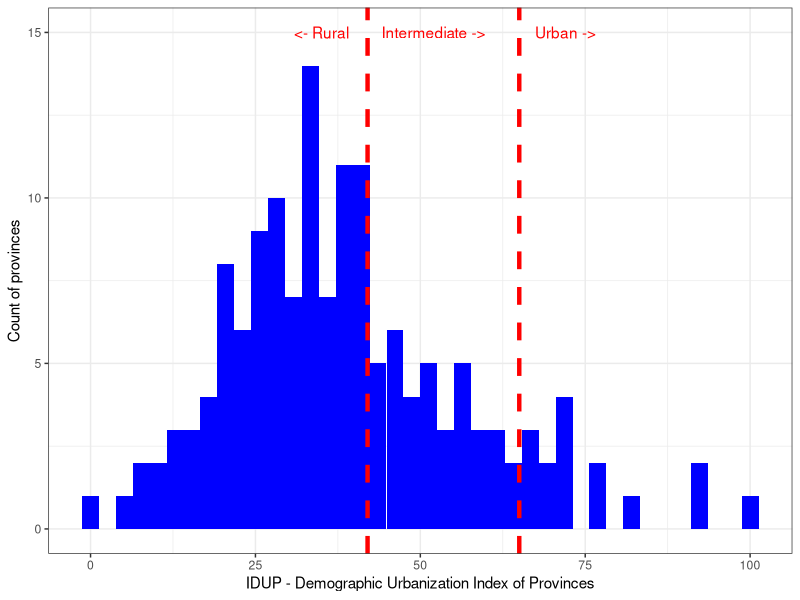
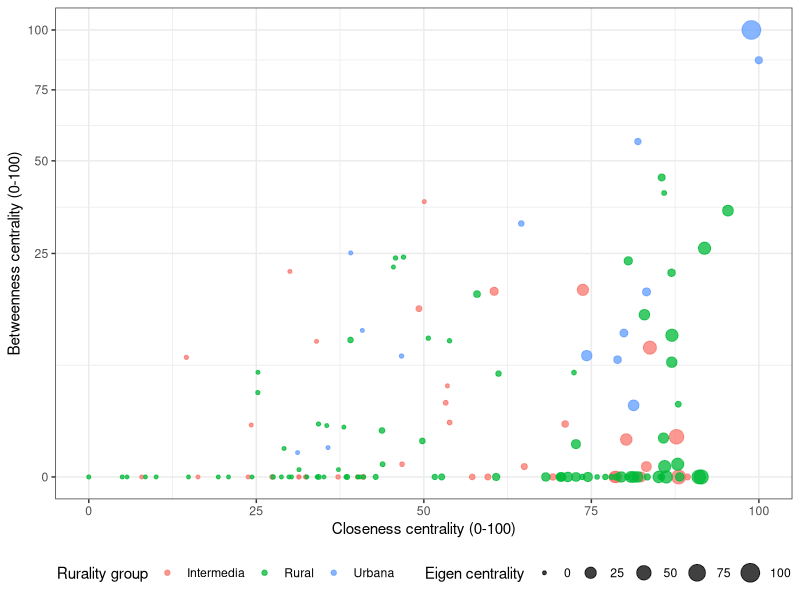
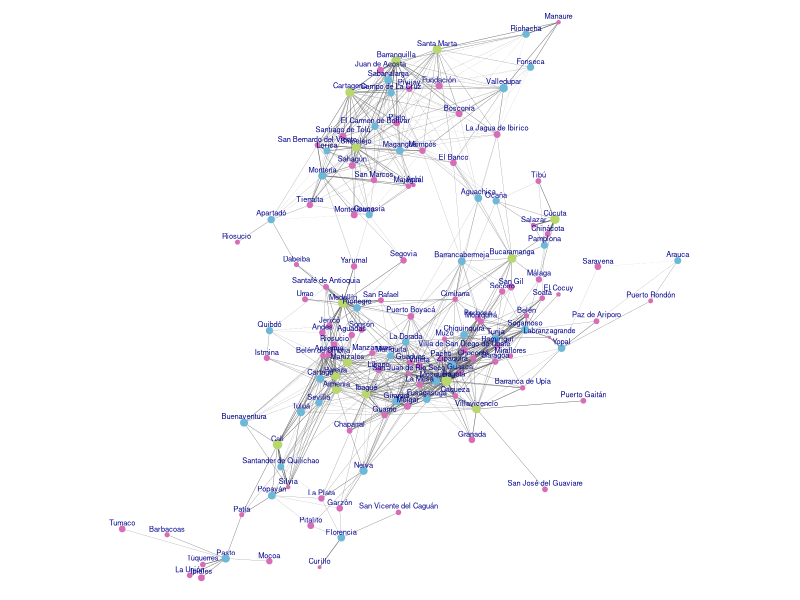
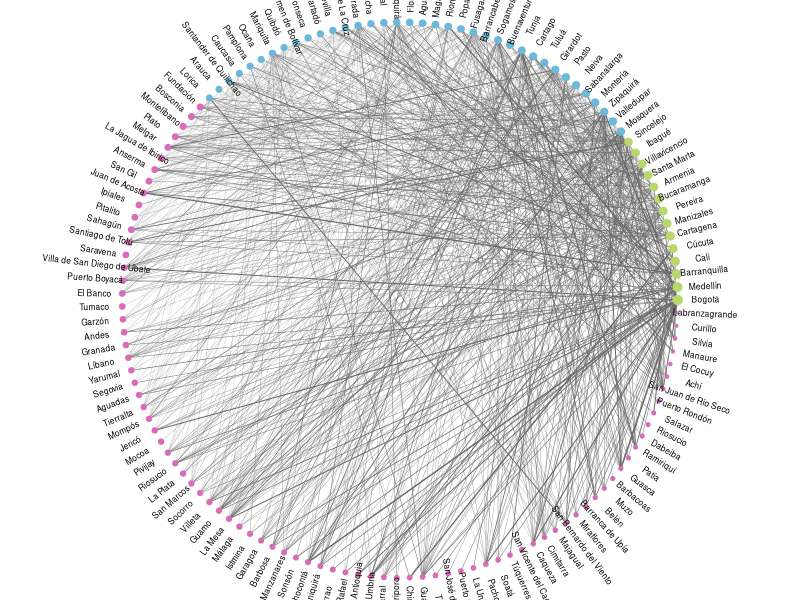

These figures' R source, in order:
## ---- chunk 1
knitr::opts_chunk$set(echo = TRUE,
                      collapse=TRUE,
                      fig.align="center")
## ---- chunk 2
# Packages to employ
library("dplyr")
library("ggplot2")
library("scales")

###########################################################################################
# INPUT DATA
###########################################################################################

# Demographic data on municipalities, from Colombia's census (2018), projected to 2021 
demo_m = read.csv2('data/population_by_municipality.csv',
                  header = TRUE, stringsAsFactors = FALSE)
head(demo_m)

# Membership of every municipality to every province 
m_to_p = read.csv2('data/municipality_to_province.csv',
                  header = TRUE, stringsAsFactors = FALSE)  
head(m_to_p)  

###########################################################################################
# AGGREGATED DATA
###########################################################################################

# Aggregate data to province level
datap = demo_m %>% 
  left_join(m_to_p, c('codmun'='codmun')) %>% # Join by municipality code
  group_by(codpro,Provincia) %>% summarise(
    # departamentos = paste0(unique(Departamento),collapse=", ")
    n_municipios = n_distinct(codmun), # number of municipalities
    pob_total = sum(Total), # Total population size
    pob_cabecera = sum(Cabecera), # Population size living in the municipal seat
    pob_disperso = sum(Disperso), # Population size living outside the municipal seat
    area = sum(Area), # Total area
    densidad_pob = sum(Total)/sum(Area), # Average population density
    imp_cabeceras = 100*sum(Cabecera)/sum(Total), # Avg. % of population living in the municipal seat
    max_cabeceras = max(Cabecera) # Population size on largest municipal seat
  )
datap = datap %>% 
  left_join(demo_m %>% # Joint province-level data with largest municipal seat identification
              dplyr::select(codmun,Municipio,Cabecera),
            c('max_cabeceras'='Cabecera'))
head(datap)

# Data to apply Principal Component Analysis on: log(population density) + 
# Avg. % of population living in the municipal seat + log(size of largest municipal seat)
data_pc = datap %>% mutate(log_densidad_pob = log(densidad_pob),
                          log_max_cabeceras = log(max_cabeceras)) %>% 
  dplyr::select(log_densidad_pob,imp_cabeceras,log_max_cabeceras)
head(data_pc)

###########################################################################################
# CREATE AN INDEX WITH PRINCIPAL COMPONENTS ANALYSIS
###########################################################################################

# Applying Principal Component Analysis
pc = prcomp(data_pc[,-1], center = TRUE, scale. = TRUE)
summary(pc) # The first component explains 77.1% of total variance

# Standardized index:
# The Demographic Urbanization Index of Provinces
IDUP = 100*rescale(pc$x[,1])
datap$IDUP = IDUP

# This index is a linear combination of transform variables.
# Coefficients can be recovered with linear regression
coef(lm(IDUP~log(densidad_pob)+(imp_cabeceras)+log(max_cabeceras), datap))

#IDUP = -46.388 +4.128*log(densidad_pob) +0.356*imp_cabeceras +4.866*log(max_cabeceras) 

###########################################################################################
# CREATE THREE BROAD GROUPS OF RURALITY
###########################################################################################

# Using cutoff defined in previous methodology, 42--65, we divide provinces
# into three groups: urban, intermediate and rural
datap = datap %>% 
  mutate(grupo = case_when(IDUP > 65 ~ "Urbana",
                           IDUP < 42 ~ "Rural",
                           TRUE ~ "Intermedia"))

# Save the data frame
# write.csv2(datap %>% ungroup,'agg_provincias.csv')

# Histogram of The Demographic Urbanization Index of Provinces
datap %>% ggplot(aes(x=IDUP)) + 
  geom_histogram(fill="blue",bins = 40) +
  geom_vline(xintercept = 42, linetype="dashed", color = "red", size=1.5) +
  geom_vline(xintercept = 65, linetype="dashed", color = "red", size=1.5) + 
  annotate(geom="text", x=72, y=15, label="Urban ->", color="red") +
  annotate(geom="text", x=52, y=15, label="Intermediate ->", color="red") +
  annotate(geom="text", x=35, y=15, label="<- Rural", color="red") +
  theme_bw() + 
  labs(x='IDUP - Demographic Urbanization Index of Provinces',
       y='Count of provinces')
## ---- chunk 3
# iGraph package for network analysis
library('igraph')

#############
# INPUT DATA
#############

# This matrix contains the distance of every province to every other one in terms of 
# time to travel (in sec.) by principal road form largest seat to largest seat: t(i,j)
# It is not defined by pairs of provinces on the same group (urban, intermediate, rural)
matriz.t = read.csv2('data/graph-matrix-distance.csv',header=T)

# This matrix contains the absolute difference of every province to every other one 
# in terms of their Demographic Urbanization Index: abs(IDUP_i - IDUP_j)
# It is not defined by pairs of provinces on the same group (urban, intermediate, rural)
matriz.f = read.csv2('data/graph-matrix-difference.csv',header=T)

# There are provinces that are isolated by road, or > 7h to a urban/intermediate city
exclude = c(16,70,72,95,124,133,138,140,145,147,148,76,105,118,150)

# Excluding isolated provinces from distance matrices
m.t = matriz.t[-exclude,-(8+exclude)]
m.t[is.na(m.t)] = 0
m.f = matriz.f[-exclude,-(8+exclude)]
m.f[is.na(m.f)] = 0

##########################
# CENTRALITY MEASURES
##########################

# Graph 1 in which weights are given by spatial distances
ig.t = graph.adjacency(as.matrix(m.t[,9:143]), mode="undirected", weighted=TRUE)
# Graph 2 in which weights are given by differences in IDUP
ig.f = graph.adjacency(as.matrix(m.f[,9:143]), mode="undirected", weighted=TRUE)

# Data frame with node-wise information
node_data = m.t[,1:8]

# Centrality #0 -- Degree centrality
dgr = degree(
  ig.t,
  v = V(ig.t),
  loops = FALSE,
  normalized = FALSE)

node_data$degree = dgr

# The rural-urban gradient is defined as the absolute difference on IDUP divided 
# over the time to travel (in hours) between the two largest municipal seats
# It can be interpreted as the force of interaction between to provinces
gradient = (E(ig.f)$weight)/(E(ig.t)$weight/(60^2))

# Centrality #1 -- Closeness centrality (in 0-100 scale)
clo = closeness(
  ig.t,
  vids = V(ig.t),
  normalized = TRUE,
  weights = 1/gradient # The weights here are interpreted as costs or distances
)

node_data$closeness.scale = 100*(clo-min(clo))/(max(clo)-min(clo))

# Centrality #2 -- Betweenness centrality (in 0-100 scale)
bet = betweenness(
  ig.t,
  v = V(ig.t),
  directed = FALSE,
  normalized = TRUE,
  weights = 1/gradient # The weights here are interpreted as costs or distances
)

node_data$betweenness.scale = 100*(bet-min(bet))/(max(bet)-min(bet))

# Centrality #3 -- Eigenvalue centrality (in 0-100 scale)
eig = eigen_centrality(
  ig.t,
  scale = TRUE,
  options = arpack_defaults,
  weights = gradient # The weights here are interpreted as forces
)

node_data$eigen.scale = 100*(eig$vector-min(eig$vector))/(max(eig$vector)-min(eig$vector))

# A glimpse on centrality measures of provinces
head(node_data)

node_data %>% 
  ggplot(aes(x=closeness.scale, y=betweenness.scale,
             color=grupo, size=eigen.scale)) +
  geom_point(alpha=0.75) +
  scale_y_sqrt() + theme_bw() +
  labs(x='Closeness centrality (0-100)',y='Betweenness centrality (0-100)') +
  guides(color=guide_legend(title="Rurality group"),
         size=guide_legend(title='Eigen centrality')) + 
  theme(legend.position='bottom')
## ---- chunk 4
##########################
# NETWORK PLOTS
##########################

# Geographic position of Colombian municipalities
geo = read.csv2('data/geo_position.csv',header=T) %>% 
  dplyr::select(codmun,La,Lo)

# Add geographic position of largest municipal seat to data
node_data = node_data %>% left_join(geo,'codmun')

# Network layout accordint to geo position
lay = norm_coords(cbind(node_data$Lo,node_data$La),
                  ymin=-1, ymax=1, xmin=-1, xmax=1)

# Assign a color depening on rurality group
colrs <- c('#b8d86c','#6cb8d8','#d86cb8')
colo = c()
for(i in 1:135){
  colo[i] = ifelse(node_data$grupo[i]=='Urbana',colrs[1],
                   ifelse(node_data$grupo[i]=='Rural',colrs[3],colrs[2]))
  }

# Adapt node labels
labels = gsub("\\.", " ", V(ig.t)$name)
labels = gsub("1", "", labels)
labels[1] = '       Bogotá'
labels[69] = 'Tumaco'

# Plot network
par(omi=c(0,0,0,0), mgp=c(0,0,0),mar=c(0,0,0,0) , family = "D")
par(mfrow=c(1,1),cex=1,cex.lab = 0.5,cex.main=0.2,cex.axis=0.2)
plot(ig.t, 
     edge.arrow.size=0,
     edge.color= 'dimgray',
     vertex.size=sqrt(node_data$IPU)/3, # Radius of node proportional to IDUP
     edge.width=(gradient)^0.8/18,	# Width is a function of gradient
     layout=lay,
     rescale=FALSE,
     vertex.shape="circle",
     vertex.label=labels,
     vertex.label.cex=0.45,
     vertex.label.dist=0.3,
     vertex.label.degree=-pi/2,
     vertex.color=colo,
     vertex.frame.color=colo,
     vertex.label.family="Helvetica")

# Plot network in circular layout
la = layout.circle(ig.t)
x = la[,1]*1.1
y = la[,2]*1.1
angle = ifelse(atan(-(la[,1]/la[,2]))*(180/pi) < 0, 
               90 + atan(-(la[,1]/la[,2]))*(180/pi),
               270 + atan(-la[,1]/la[,2])*(180/pi))
labels[1] = 'Bogotá'

par(omi=c(0,0,0,0), mgp=c(0,0,0),mar=c(0,2,0,2) , family = "D")
par(mfrow=c(1,1),cex=1,cex.lab = 0.5,cex.main=0.2,cex.axis=0.2)
plot(ig.t, 
     edge.arrow.size=0,
     edge.color= 'dimgray',
     vertex.size=sqrt(node_data$IPU)/3, # Radius of node proportional to IDUP
     edge.width=(gradient)^0.8/18,	# Width is a function of gradient
     layout=la,
     rescale=FALSE,
     vertex.shape="circle",
     vertex.label=NA,
     vertex.label.cex=NA,
     vertex.label.dist=0.5,
     vertex.label.degree=NA,
     vertex.color=colo,
     vertex.frame.color=colo)
for (i in 1:length(x)) {
  text(x=x[i], y=y[i], labels=labels[i], adj=NULL, pos=NULL, cex=.5, srt=angle[i],
       xpd=T, family = "Helvetica")
}
